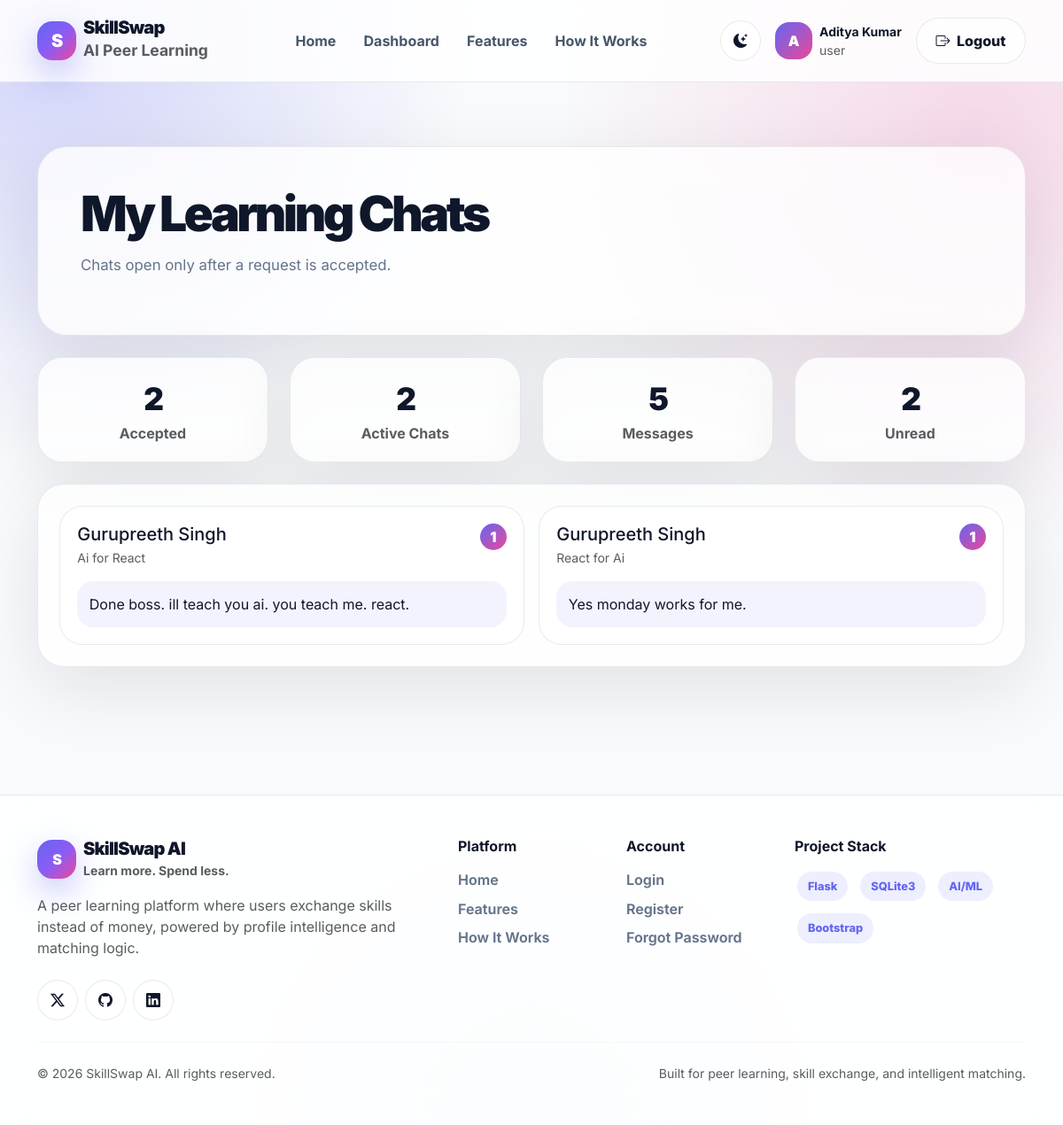
/my-chats (signed in), run on the app's committed database.
### app.py (models this page shows)
class User(db.Model):
    id = db.Column(db.Integer, primary_key=True)
    full_name = db.Column(db.String(120), nullable=False)
    email = db.Column(db.String(150), unique=True, nullable=False)
    password = db.Column(db.String(255), nullable=False)
    role = db.Column(db.String(50), default="user")
    skills_offered = db.Column(db.String(255), default="")
    skills_wanted = db.Column(db.String(255), default="")
    reset_token = db.Column(db.String(255), nullable=True)
    created_at = db.Column(db.DateTime, default=datetime.utcnow)

class SkillExchangeRequest(db.Model):
    id = db.Column(db.Integer, primary_key=True)
    sender_id = db.Column(db.Integer, db.ForeignKey("user.id"), nullable=False)
    receiver_id = db.Column(db.Integer, db.ForeignKey("user.id"), nullable=False)
    requested_skill = db.Column(db.String(150), nullable=False)
    offered_skill = db.Column(db.String(150), nullable=False)
    message = db.Column(db.Text, nullable=True)
    status = db.Column(db.String(50), default="pending")
    created_at = db.Column(db.DateTime, default=datetime.utcnow)
    responded_at = db.Column(db.DateTime, nullable=True)
    sender = db.relationship("User", foreign_keys=[sender_id], backref="sent_requests")
    receiver = db.relationship("User", foreign_keys=[receiver_id], backref="received_requests")

class ChatMessage(db.Model):
    id = db.Column(db.Integer, primary_key=True)
    request_id = db.Column(db.Integer, db.ForeignKey("skill_exchange_request.id"), nullable=False)
    sender_id = db.Column(db.Integer, db.ForeignKey("user.id"), nullable=False)
    receiver_id = db.Column(db.Integer, db.ForeignKey("user.id"), nullable=False)
    message = db.Column(db.Text, nullable=False)
    is_read = db.Column(db.Boolean, default=False)
    created_at = db.Column(db.DateTime, default=datetime.utcnow)
    exchange_request = db.relationship("SkillExchangeRequest", backref="chat_messages")
    sender = db.relationship("User", foreign_keys=[sender_id], backref="sent_chat_messages")
    receiver = db.relationship("User", foreign_keys=[receiver_id], backref="received_chat_messages")

### app.py (the view)
@app.route("/my-chats")
def my_chats():
    if not login_required():
        flash("Please login first.", "danger")
        return redirect(url_for("login"))
    user = get_logged_user()
    accepted_requests = SkillExchangeRequest.query.filter(
        (
            (SkillExchangeRequest.sender_id == user.id)
            | (SkillExchangeRequest.receiver_id == user.id)
        ),
        SkillExchangeRequest.status == "accepted"
    ).order_by(SkillExchangeRequest.responded_at.desc()).all()
    chat_rows = []
    for exchange_request in accepted_requests:
        other_user = get_other_user_for_request(exchange_request, user.id)
        last_message = ChatMessage.query.filter_by(
            request_id=exchange_request.id
        ).order_by(ChatMessage.created_at.desc()).first()
        unread_count = ChatMessage.query.filter_by(
            request_id=exchange_request.id,
            receiver_id=user.id,
            is_read=False
        ).count()
        chat_rows.append({
            "request": exchange_request,
            "other_user": other_user,
            "last_message": last_message,
            "unread_count": unread_count
        })
    chat_stats = get_chat_stats_for_user(user.id)
    return render_template(
        "my_chats.html",
        user=user,
        chat_rows=chat_rows,
        chat_stats=chat_stats
    )

### app.py (called while the page is built)
def login_required():
    return "user_id" in session

def get_logged_user():
    if "user_id" in session:
        return User.query.get(session["user_id"])
    return None

def get_other_user_for_request(exchange_request, current_user_id):
    if exchange_request.sender_id == current_user_id:
        return exchange_request.receiver
    return exchange_request.sender

### templates/my_chats.html (shortened to what this page needs)
{% extends "base.html" %}
{% block content %}
<section class="chat-page-section">
  <div class="container">
    <div class="chat-hero-card mb-4">
      <h1 class="chat-title">My Learning Chats</h1>
      <p class="section-subtitle">Chats open only after a request is accepted.</p>
    </div>
    <div class="row g-4 mb-4">
      <div class="col-md-3"><div class="chat-stat-card"><div class="stat-number">{{ chat_stats.accepted_requests }}</div><div class="text-muted fw-bold">Accepted</div></div></div>
      <div class="col-md-3"><div class="chat-stat-card"><div class="stat-number">{{ chat_stats.active_chats }}</div><div class="text-muted fw-bold">Active Chats</div></div></div>
      <div class="col-md-3"><div class="chat-stat-card"><div class="stat-number">{{ chat_stats.total_messages }}</div><div class="text-muted fw-bold">Messages</div></div></div>
      <div class="col-md-3"><div class="chat-stat-card"><div class="stat-number">{{ chat_stats.unread_messages }}</div><div class="text-muted fw-bold">Unread</div></div></div>
    </div>
    <div class="chat-list-card">
      {% if chat_rows %}
        <div class="row g-3">
          {% for item in chat_rows %}
          <div class="col-lg-6">
            <a href="{{ url_for('chat_room', request_id=item.request.id) }}" class="chat-thread-card">
              <div class="d-flex justify-content-between align-items-start gap-3">
                <div>
                  <h5 class="fw-black mb-1">{{ item.other_user.full_name }}</h5>
                  <p class="text-muted mb-0 small">{{ item.request.requested_skill }} for {{ item.request.offered_skill }}</p>
                </div>
                {% if item.unread_count > 0 %}
                  <span class="chat-unread-badge">{{ item.unread_count }}</span>
                {% endif %}
              </div>
              <div class="chat-last-message mt-3">
                {% if item.last_message %}
                  {{ item.last_message.message[:90] }}{% if item.last_message.message|length > 90 %}...{% endif %}
                {% else %}
                  <span class="text-muted">No messages yet.</span>
                {% endif %}
              </div>
            </a>
          </div>
          {% endfor %}
        </div>
      {% else %}
        <div class="chat-empty-state">
          <i class="bi bi-chat-dots"></i>
          <h4 class="fw-black mt-3">No chats yet</h4>
          <p class="text-muted mb-0">Accept a request to start chatting.</p>
        </div>
      {% endif %}
    </div>
  </div>
</section>
{% endblock %}

### templates/base.html (shortened to what this page needs)
<!DOCTYPE html>
<html lang="en" data-theme="light">
<head>
  <link href="https://cdn.jsdelivr.net/npm/bootstrap@5.3.3/dist/css/bootstrap.min.css" rel="stylesheet">
  <link href="https://cdn.jsdelivr.net/npm/bootstrap-icons@1.11.3/font/bootstrap-icons.css" rel="stylesheet">
  <link rel="stylesheet" href="{{ url_for('static', filename='css/style.css') }}">
</head>
<body>
<div class="app-shell">
  <nav class="navbar navbar-expand-lg modern-navbar sticky-top py-3">
    <div class="container">
      <a href="{{ url_for('home') }}" class="navbar-brand d-flex align-items-center gap-2">
        <span class="brand-logo">S</span>
        <span>
          <span class="brand-title d-block lh-1">SkillSwap</span>
          <small class="text-muted fw-bold">AI Peer Learning</small>
        </span>
      </a>
      <div class="collapse navbar-collapse" id="mainNav">
        <ul class="navbar-nav mx-auto gap-lg-1">
          <li class="nav-item"><a class="nav-link" href="{{ url_for('home') }}">Home</a></li>
          {% if session.get("user_id") %}
            {% if session.get("role") == "superadmin" %}
              <li class="nav-item"><a class="nav-link" href="{{ url_for('superadmin_dashboard') }}">Superadmin</a></li>
            {% else %}
              <li class="nav-item"><a class="nav-link" href="{{ url_for('user_dashboard') }}">Dashboard</a></li>
            {% endif %}
          {% endif %}
          <li class="nav-item"><a class="nav-link" href="{{ url_for('home') }}#features">Features</a></li>
          <li class="nav-item"><a class="nav-link" href="{{ url_for('home') }}#how-it-works">How It Works</a></li>
        </ul>
        <div class="d-flex align-items-center gap-2 flex-wrap">
          <button class="theme-toggle" type="button" onclick="toggleSkillSwapTheme()" title="Toggle theme">
            <i data-theme-icon class="bi bi-moon-stars-fill"></i>
          </button>
          {% if session.get("user_id") %}
            <div class="d-none d-lg-flex align-items-center gap-2 px-2">
              <span class="avatar">{{ session.get("full_name", "U")[0] }}</span>
              <div>
                <div class="fw-bold small">{{ session.get("full_name", "User") }}</div>
                <div class="text-muted small">{{ session.get("role", "user") }}</div>
              </div>
            </div>
            <a href="{{ url_for('logout') }}" class="premium-btn premium-btn-soft">
              <i class="bi bi-box-arrow-right me-1"></i> Logout
            </a>
          {% else %}
            <a href="{{ url_for('login') }}" class="premium-btn premium-btn-soft">Login</a>
            <a href="{{ url_for('register') }}" class="premium-btn premium-btn-primary">Join Free</a>
          {% endif %}
        </div>
      </div>
    </div>
  </nav>
  <main class="main-content">
    {% block content %}{% endblock %}
  </main>
  <footer class="footer py-5">
    <div class="container">
      <div class="row g-4">
        <div class="col-lg-5">
          <div class="d-flex align-items-center gap-2 mb-3">
            <span class="brand-logo">S</span>
            <div>
              <h5 class="fw-black mb-0 brand-title">SkillSwap AI</h5>
              <small class="text-muted fw-bold">Learn more. Spend less.</small>
            </div>
          </div>
          <p class="text-muted mb-4" style="max-width: 430px;">
            A peer learning platform where users exchange skills instead of money, powered by profile intelligence and matching logic.
          </p>
          <div class="d-flex gap-2">
            <span class="theme-toggle"><i class="bi bi-twitter-x"></i></span>
            <span class="theme-toggle"><i class="bi bi-github"></i></span>
            <span class="theme-toggle"><i class="bi bi-linkedin"></i></span>
          </div>
        </div>
        <div class="col-6 col-lg-2">
          <h6 class="fw-bold mb-3">Platform</h6>
          <a class="footer-link" href="{{ url_for('home') }}">Home</a>
          <a class="footer-link" href="{{ url_for('home') }}#features">Features</a>
          <a class="footer-link" href="{{ url_for('home') }}#how-it-works">How It Works</a>
        </div>
        <div class="col-6 col-lg-2">
          <h6 class="fw-bold mb-3">Account</h6>
          <a class="footer-link" href="{{ url_for('login') }}">Login</a>
          <a class="footer-link" href="{{ url_for('register') }}">Register</a>
          <a class="footer-link" href="{{ url_for('forgot_password') }}">Forgot Password</a>
        </div>
        <div class="col-lg-3">
          <h6 class="fw-bold mb-3">Project Stack</h6>
          <div class="d-flex flex-wrap gap-2">
            <span class="skill-pill">Flask</span>
            <span class="skill-pill">SQLite3</span>
            <span class="skill-pill">AI/ML</span>
            <span class="skill-pill">Bootstrap</span>
          </div>
        </div>
      </div>
      <hr class="my-4" style="border-color: var(--border-soft);">
      <div class="d-flex flex-column flex-md-row justify-content-between gap-2 text-muted small">
        <span>© 2026 SkillSwap AI. All rights reserved.</span>
        <span>Built for peer learning, skill exchange, and intelligent matching.</span>
      </div>
    </div>
  </footer>
</div>
</body>
</html>

### static/css/style.css (style rules this page uses)
:root { --bg-main: #f8fafc; --bg-soft: #eef2ff; --bg-card: rgba(255, 255, 255, 0.78); --bg-card-solid: #ffffff; --bg-nav: rgba(255, 255, 255, 0.84); --text-main: #0f172a; --text-soft: #475569; --text-muted: #64748b; --border-soft: rgba(15, 23, 42, 0.09); --shadow-soft: 0 24px 80px rgba(15, 23, 42, 0.10); --shadow-hover: 0 30px 90px rgba(15, 23, 42, 0.16); --primary: #6366f1; --primary-dark: #4f46e5; --secondary: #8b5cf6; --accent: #ec4899; --success: #10b981; --warning: #f59e0b; --danger: #ef4444; --info: #06b6d4; }
* { box-sizing: border-box; }
html { scroll-behavior: smooth; }
body { min-height: 100vh; margin: 0; font-family: "Inter", system-ui, -apple-system, BlinkMacSystemFont, "Segoe UI", sans-serif; color: var(--text-main); background: radial-gradient(circle at 5% 4%, rgba(99,102,241,0.25), transparent 28%), radial-gradient(circle at 92% 12%, rgba(236,72,153,0.19), transparent 30%), radial-gradient(circle at 50% 100%, rgba(6,182,212,0.10), transparent 24%), var(--bg-main); overflow-x: hidden; }
a { text-decoration: none; }
.app-shell { min-height: 100vh; display: flex; flex-direction: column; }
.main-content { flex: 1; }
.modern-navbar { background: var(--bg-nav); backdrop-filter: blur(22px); border-bottom: 1px solid var(--border-soft); }
.brand-logo { width: 44px; height: 44px; border-radius: 17px; background: linear-gradient(135deg, var(--primary), var(--secondary), var(--accent)); color: #fff; display: inline-flex; align-items: center; justify-content: center; font-weight: 900; letter-spacing: -0.06em; box-shadow: 0 14px 35px rgba(99, 102, 241, 0.35); }
.brand-title { color: var(--text-main); font-weight: 900; letter-spacing: -0.04em; }
.navbar .nav-link { color: var(--text-soft); font-weight: 700; border-radius: 999px; padding: 0.55rem 0.85rem !important; }
.premium-btn { border-radius: 999px; padding: 0.8rem 1.35rem; font-weight: 800; border: 0; transition: 0.2s ease; }
.premium-btn-soft { color: var(--text-main); background: var(--bg-card); border: 1px solid var(--border-soft); }
.theme-toggle { width: 46px; height: 46px; border-radius: 999px; border: 1px solid var(--border-soft); background: var(--bg-card); color: var(--text-main); display: inline-flex; align-items: center; justify-content: center; transition: 0.2s ease; }
.skill-pill { display: inline-flex; align-items: center; gap: 0.35rem; padding: 0.45rem 0.75rem; border-radius: 999px; background: rgba(99, 102, 241, 0.11); color: var(--primary); font-weight: 800; font-size: 0.8rem; margin: 0.18rem; }
.section-subtitle { color: var(--text-muted); font-size: 1.05rem; line-height: 1.8; }
.stat-number { font-size: 2.2rem; font-weight: 950; letter-spacing: -0.06em; }
.footer { border-top: 1px solid var(--border-soft); background: var(--bg-nav); backdrop-filter: blur(22px); margin-top: 4rem; }
.footer-link { color: var(--text-muted); display: block; margin-bottom: 0.55rem; font-weight: 650; }
.avatar { width: 42px; height: 42px; border-radius: 16px; background: linear-gradient(135deg, var(--primary), var(--accent)); display: inline-flex; align-items: center; justify-content: center; color: white; font-weight: 900; }
.chat-page-section { padding: 3rem 0 5rem; }
.chat-hero-card, .chat-list-card, .chat-room-shell, .chat-stat-card { background: var(--bg-card); border: 1px solid var(--border-soft); box-shadow: var(--shadow-soft); backdrop-filter: blur(22px); }
.chat-hero-card { border-radius: 34px; padding: clamp(1.5rem, 4vw, 3rem); }
.chat-title { font-size: clamp(2rem, 4.6vw, 4.3rem); line-height: 0.98; letter-spacing: -0.065em; font-weight: 950; margin-bottom: 1rem; }
.chat-stat-card { border-radius: 28px; padding: 1.25rem; text-align: center; }
.chat-list-card { border-radius: 30px; padding: 1.5rem; }
.chat-thread-card { display: block; color: var(--text-main); border-radius: 26px; padding: 1.2rem; background: var(--bg-card-solid); border: 1px solid var(--border-soft); transition: 0.22s ease; height: 100%; }
.chat-last-message { padding: 0.85rem; border-radius: 18px; background: rgba(99,102,241,0.08); }
.chat-unread-badge { min-width: 30px; height: 30px; border-radius: 999px; display: inline-flex; align-items: center; justify-content: center; background: linear-gradient(135deg, var(--primary), var(--accent)); color: #fff; font-weight: 950; }

### data on the page
User: get "Aditya Kumar"
User: other_user.full_name "Gurupreeth Singh" "Gurupreeth Singh"
SkillExchangeRequest: request.requested_skill "Ai", request.offered_skill "React"
ChatMessage: last_message "Done boss. ill teach you ai. you teach me. react."
SkillExchangeRequest: request.requested_skill "React", request.offered_skill "Ai"
ChatMessage: last_message "Yes monday works for me."

### other printed values
{{ session.get("full_name", "U")[0] }} "A"
{{ session.get("role", "user") }} "user"
{{ chat_stats.accepted_requests }} "2"
{{ chat_stats.active_chats }} "2"
{{ chat_stats.total_messages }} "5"
{{ chat_stats.unread_messages }} "2"
{{ item.unread_count }} "1" "1"
